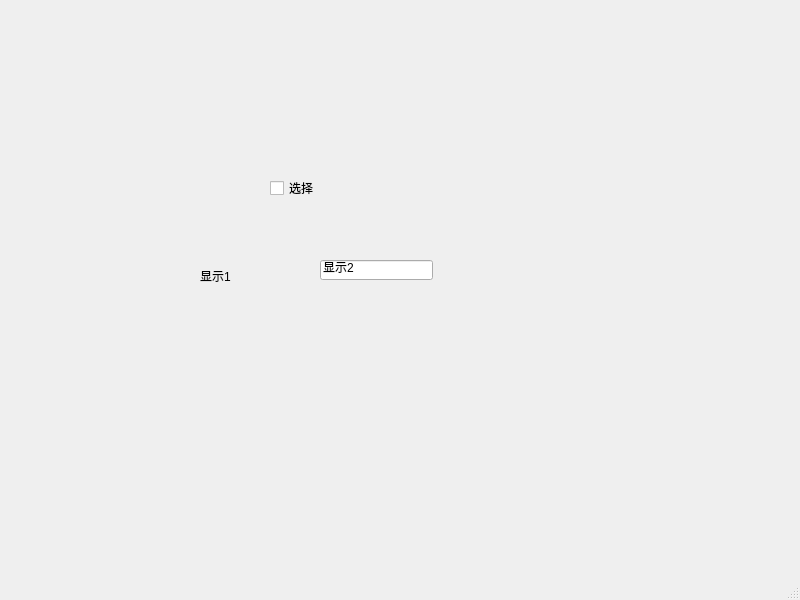
<?xml version="1.0" encoding="UTF-8"?>
<ui version="4.0">
 <class>MainWindow</class>
 <widget class="QMainWindow" name="MainWindow">
  <property name="geometry">
   <rect>
    <x>0</x>
    <y>0</y>
    <width>800</width>
    <height>600</height>
   </rect>
  </property>
  <property name="windowTitle">
   <string>MainWindow</string>
  </property>
  <widget class="QWidget" name="centralwidget">
   <widget class="QCheckBox" name="checkBox">
    <property name="geometry">
     <rect>
      <x>270</x>
      <y>180</y>
      <width>71</width>
      <height>16</height>
     </rect>
    </property>
    <property name="text">
     <string>选择</string>
    </property>
   </widget>
   <widget class="QLabel" name="label">
    <property name="geometry">
     <rect>
      <x>200</x>
      <y>270</y>
      <width>54</width>
      <height>12</height>
     </rect>
    </property>
    <property name="text">
     <string>显示1</string>
    </property>
   </widget>
   <widget class="QLineEdit" name="lineEdit">
    <property name="geometry">
     <rect>
      <x>320</x>
      <y>260</y>
      <width>113</width>
      <height>20</height>
     </rect>
    </property>
    <property name="text">
     <string>显示2</string>
    </property>
   </widget>
  </widget>
  <widget class="QMenuBar" name="menubar">
   <property name="geometry">
    <rect>
     <x>0</x>
     <y>0</y>
     <width>800</width>
     <height>23</height>
    </rect>
   </property>
  </widget>
  <widget class="QStatusBar" name="statusbar"/>
 </widget>
 <resources/>
 <connections>
  <connection>
   <sender>checkBox</sender>
   <signal>clicked(bool)</signal>
   <receiver>lineEdit</receiver>
   <slot>setEnabled(bool)</slot>
   <hints>
    <hint type="sourcelabel">
     <x>305</x>
     <y>210</y>
    </hint>
    <hint type="destinationlabel">
     <x>376</x>
     <y>292</y>
    </hint>
   </hints>
  </connection>
  <connection>
   <sender>checkBox</sender>
   <signal>clicked(bool)</signal>
   <receiver>label</receiver>
   <slot>setVisible(bool)</slot>
   <hints>
    <hint type="sourcelabel">
     <x>305</x>
     <y>210</y>
    </hint>
    <hint type="destinationlabel">
     <x>226</x>
     <y>298</y>
    </hint>
   </hints>
  </connection>
 </connections>
</ui>
